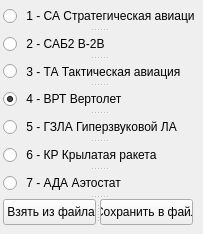
     <widget class="QWidget" name="tab_Table">
      <attribute name="title">
       <string>Таблица</string>
      </attribute>
      <widget class="QSplitter" name="splitter_35">
       <property name="geometry">
        <rect>
         <x>3</x>
         <y>4</y>
         <width>191</width>
         <height>221</height>
        </rect>
       </property>
       <property name="orientation">
        <enum>Qt::Vertical</enum>
       </property>
       <widget class="QRadioButton" name="radioButton_VH1">
        <property name="text">
         <string> 1 - СА Стратегическая авиация</string>
        </property>
       </widget>
       <widget class="QRadioButton" name="radioButton_VH2">
        <property name="text">
         <string> 2 - САБ2 B-2B</string>
        </property>
       </widget>
       <widget class="QRadioButton" name="radioButton_VH3">
        <property name="text">
         <string> 3 - ТА Тактическая авиация</string>
        </property>
       </widget>
       <widget class="QRadioButton" name="radioButton_VH4">
        <property name="text">
         <string> 4 - ВРТ Вертолет</string>
        </property>
        <property name="checked">
         <bool>true</bool>
        </property>
       </widget>
       <widget class="QRadioButton" name="radioButton_VH5">
        <property name="text">
         <string> 5 - ГЗЛА Гиперзвуковой ЛА</string>
        </property>
       </widget>
       <widget class="QRadioButton" name="radioButton_VH6">
        <property name="text">
         <string> 6 - КР Крылатая ракета</string>
        </property>
       </widget>
       <widget class="QRadioButton" name="radioButton_VH7">
        <property name="text">
         <string> 7 - АДА Аэтостат</string>
        </property>
       </widget>
       <widget class="QSplitter" name="splitter_9">
        <property name="orientation">
         <enum>Qt::Horizontal</enum>
        </property>
        <widget class="QPushButton" name="pushButton_VHreadFile">
         <property name="text">
          <string> Взять из файла</string>
         </property>
        </widget>
        <widget class="QPushButton" name="pushButton_VHwriteFile">
         <property name="text">
          <string>Сохранить в файл</string>
         </property>
        </widget>
       </widget>
      </widget>
     </widget>
